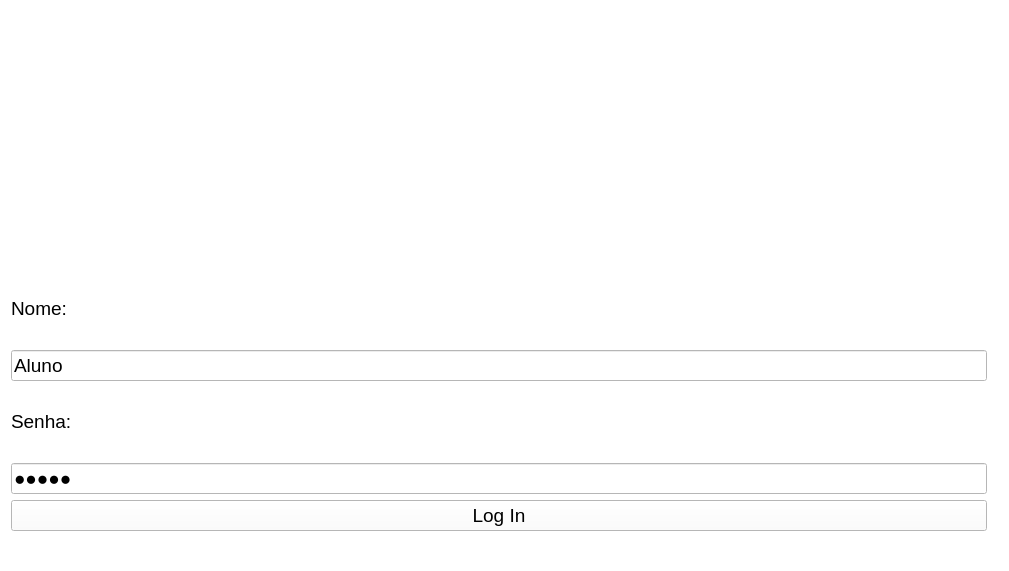
<?xml version="1.0" encoding="UTF-8"?>
<ui version="4.0">
 <class>MainWindow</class>
 <widget class="QMainWindow" name="MainWindow">
  <property name="geometry">
   <rect>
    <x>0</x>
    <y>0</y>
    <width>1009</width>
    <height>571</height>
   </rect>
  </property>
  <property name="font">
   <font>
    <pointsize>10</pointsize>
   </font>
  </property>
  <property name="windowTitle">
   <string>Log In</string>
  </property>
  <property name="styleSheet">
   <string notr="true">QWidget{
	background-color:rgb(255,255,255);
}</string>
  </property>
  <widget class="QWidget" name="centralWidget">
   <property name="maximumSize">
    <size>
     <width>998</width>
     <height>542</height>
    </size>
   </property>
   <property name="styleSheet">
    <string notr="true"/>
   </property>
   <layout class="QVBoxLayout" name="verticalLayout_2">
    <item>
     <widget class="QLabel" name="ImagemTelaLogin">
      <property name="text">
       <string/>
      </property>
      <property name="pixmap">
       <pixmap resource="recursosimagens.qrc">:/Imagens/Imagens/Gestão-de-Banco-de-Dados-Advanced-IT.webp</pixmap>
      </property>
      <property name="scaledContents">
       <bool>true</bool>
      </property>
     </widget>
    </item>
    <item>
     <layout class="QVBoxLayout" name="verticalLayout">
      <item>
       <widget class="QLabel" name="label">
        <property name="text">
         <string>&lt;html&gt;&lt;head/&gt;&lt;body&gt;&lt;p&gt;&lt;span style=&quot; font-size:14pt; color:#000000;&quot;&gt;Nome:&lt;/span&gt;&lt;/p&gt;&lt;/body&gt;&lt;/html&gt;</string>
        </property>
       </widget>
      </item>
      <item>
       <widget class="QLineEdit" name="txtNome">
        <property name="font">
         <font>
          <pointsize>14</pointsize>
         </font>
        </property>
        <property name="text">
         <string>Aluno</string>
        </property>
       </widget>
      </item>
      <item>
       <widget class="QLabel" name="label_3">
        <property name="text">
         <string>&lt;html&gt;&lt;head/&gt;&lt;body&gt;&lt;p&gt;&lt;span style=&quot; font-size:14pt; color:#000000;&quot;&gt;Senha:&lt;/span&gt;&lt;/p&gt;&lt;/body&gt;&lt;/html&gt;</string>
        </property>
       </widget>
      </item>
      <item>
       <widget class="QLineEdit" name="txtSenha">
        <property name="font">
         <font>
          <pointsize>14</pointsize>
         </font>
        </property>
        <property name="text">
         <string>aluno</string>
        </property>
        <property name="echoMode">
         <enum>QLineEdit::Password</enum>
        </property>
       </widget>
      </item>
      <item>
       <widget class="QPushButton" name="btnLogin">
        <property name="font">
         <font>
          <pointsize>14</pointsize>
         </font>
        </property>
        <property name="text">
         <string>Log In</string>
        </property>
       </widget>
      </item>
     </layout>
    </item>
   </layout>
  </widget>
  <widget class="QMenuBar" name="menuBar">
   <property name="geometry">
    <rect>
     <x>0</x>
     <y>0</y>
     <width>1009</width>
     <height>26</height>
    </rect>
   </property>
  </widget>
  <widget class="QStatusBar" name="statusBar"/>
 </widget>
 <layoutdefault spacing="6" margin="11"/>
 <resources>
  <include location="recursosimagens.qrc"/>
 </resources>
 <connections/>
</ui>
